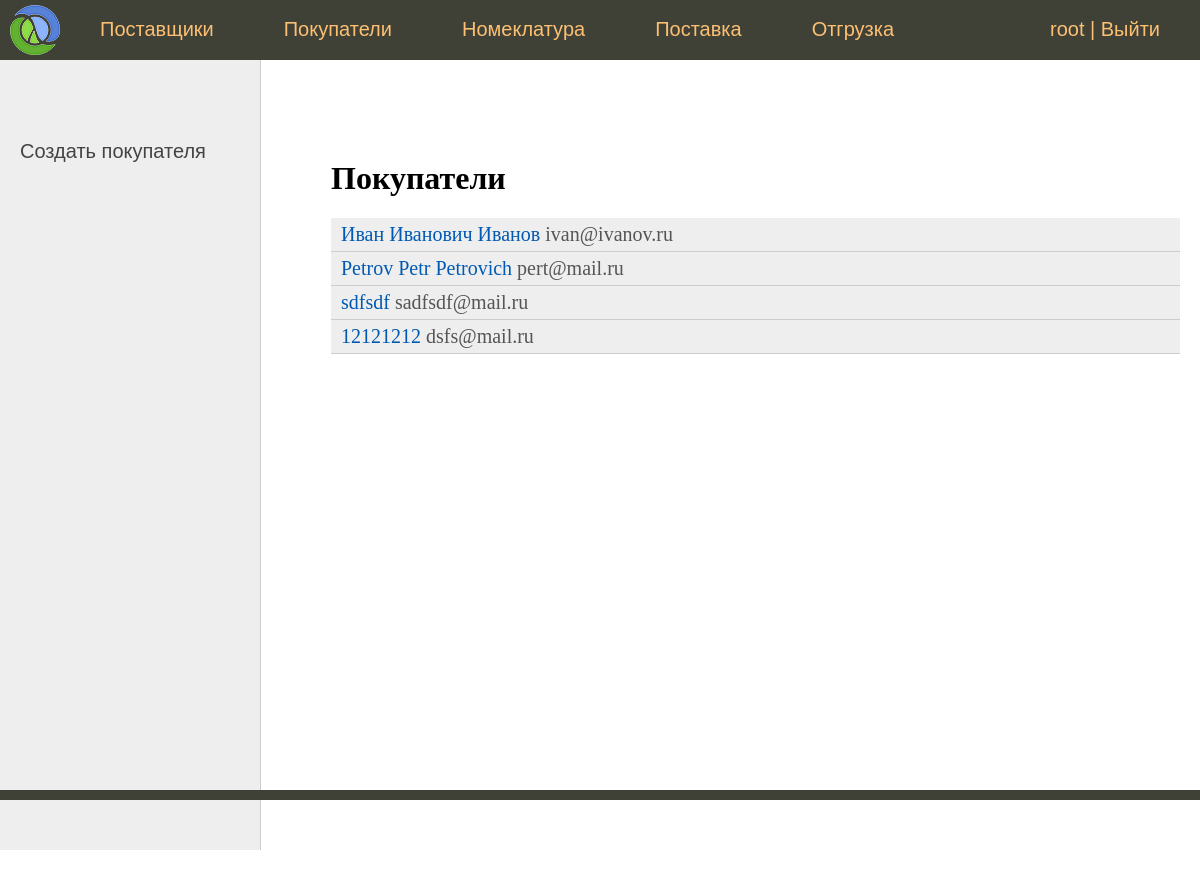
/buyer/ (signed in), run on an earlier commit of the app's database.
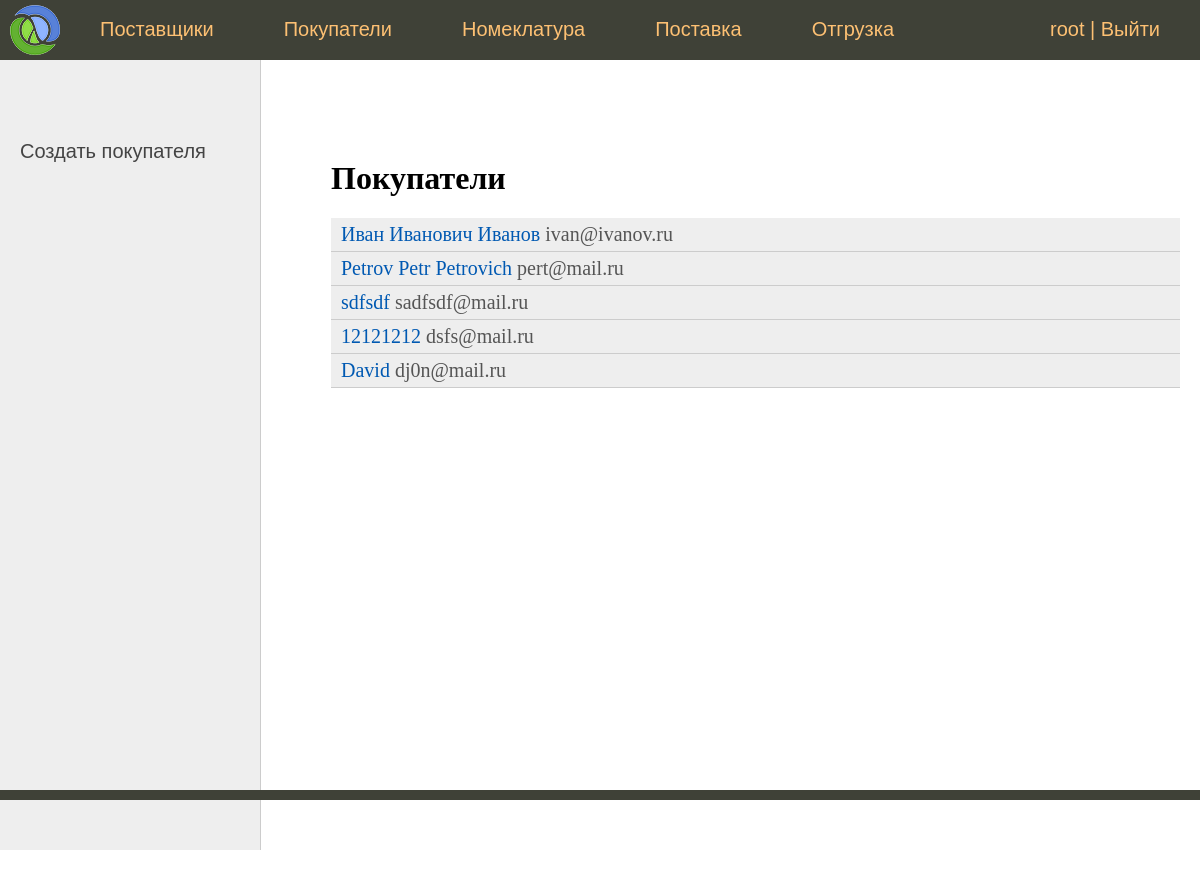
And on a later commit of the database.
### sklad/models.py (models this page shows, shortened)
class Contactor(models.Model):
    fio = models.CharField('Фамилия Имя Отчество', max_length=100)
    email = models.EmailField('Email')
    phone = models.IntegerField('Телефон')

class Buyer(Contactor):
    class Meta:
        verbose_name = 'Покупатель'
        verbose_name_plural = 'Покупатели'
    def get_absolute_url(self):
        return reverse('buyer', kwargs={'pk': self.pk})

class Contactor(models.Model):
    fio = models.CharField('Фамилия Имя Отчество', max_length=100)
    email = models.EmailField('Email')
    phone = models.IntegerField('Телефон')

### sklad/views.py (the view)
# urls.py: path('buyer/', BuyerListView.as_view(), name='buyer_list'),  #
class BuyerListView(SuperUserRequiredMixin, DataMixin, ListView):
    model = Buyer
    template_name = 'sklad/contactor_list.html'
    context_object_name = 'buyers'
    def get_context_data(self, *, object_list=None, **kwargs):
        context = super().get_context_data(**kwargs)
        c_def = self.get_user_context()
        context = dict(list(context.items()) + list(c_def.items()))
        context['left_menu'] = [
            {'url_name': 'buyer_add', 'title': 'Создать покупателя'}
        ]
        context['title'] = 'Покупатели'
        return context

### sklad/mixin.py (called while the page is built)
    def dispatch(self, request, *args, **kwargs):
        if not request.user.is_superuser:
            return self.handle_no_permission()
        return super().dispatch(request, *args, **kwargs)

    def get_user_context(self, **kwargs):
        context = kwargs
        if self.request.user.is_superuser:
            context['menu'] = menu
        return context

### sklad/templates/sklad/contactor_list.html (shortened to what this page needs)
{% extends 'sklad/base.html' %}
{% block left_menu %}
    {% include 'sklad/left_menu.html' %}
{% endblock %}
{% block content %}
<h1>{{ title }}</h1>
<ul class="list-articles">
    {% if buyers %}
	{% for n in buyers %}
        <li>
            <div class="article-panel">
                <p class="first"><a href="{{ n.get_absolute_url }}">{{ n.fio }}</a> {{ n.email }}</p>
            </div>
        </li>
	{% endfor %}
    {% endif %}
</ul>
{% endblock %}

### sklad/templates/sklad/base.html (shortened to what this page needs)
{% load static %}
<!DOCTYPE html>
<html>
<head>
	<link type="text/css" href="{% static 'sklad/css/styles.css' %}" rel="stylesheet" />
</head>
<body>
<table class="table-page" border=0 cellpadding="0" cellspacing="0">
<tr><td valign=top>
{% block mainmenu %}
		<div class="header">
			<ul id="mainmenu" class="mainmenu">
			<li class="logo"><a href="{% url 'home' %}"><div class="logo"></div></a></li>
{% for m in menu %}
			<li><a href="{% url m.url_name %}">{{m.title}}</a></li>
{% endfor %}
            {% if request.user.is_authenticated %}
				<li class="last">{{ user.username }} | <a href="{% url 'logout' %}">Выйти</a></li>
            {% else %}
                <li class="last"><a href="{% url 'login' %}">Войти</a></li>
            {% endif %}
			</ul>
		</div>
{% endblock mainmenu %}
<table class="table-content" border=0 cellpadding="0" cellspacing="0">
<tr>
	<td valign="top" class="left-chapters">
{% block left_menu %}{% endblock %}
</td>
<td valign="top" class="content">
	<div class="content-text">
{% block content %}
{% endblock %}
	</div>
</td></tr></table>
</td></tr>
<tr><td valign=top>
	<div id="footer">
	</div>
</td></tr></table>
</body>
</html>

What changed in the data, as far as the page shows it:
added Buyer: fio "David", email "dj0n@mail.ru"
